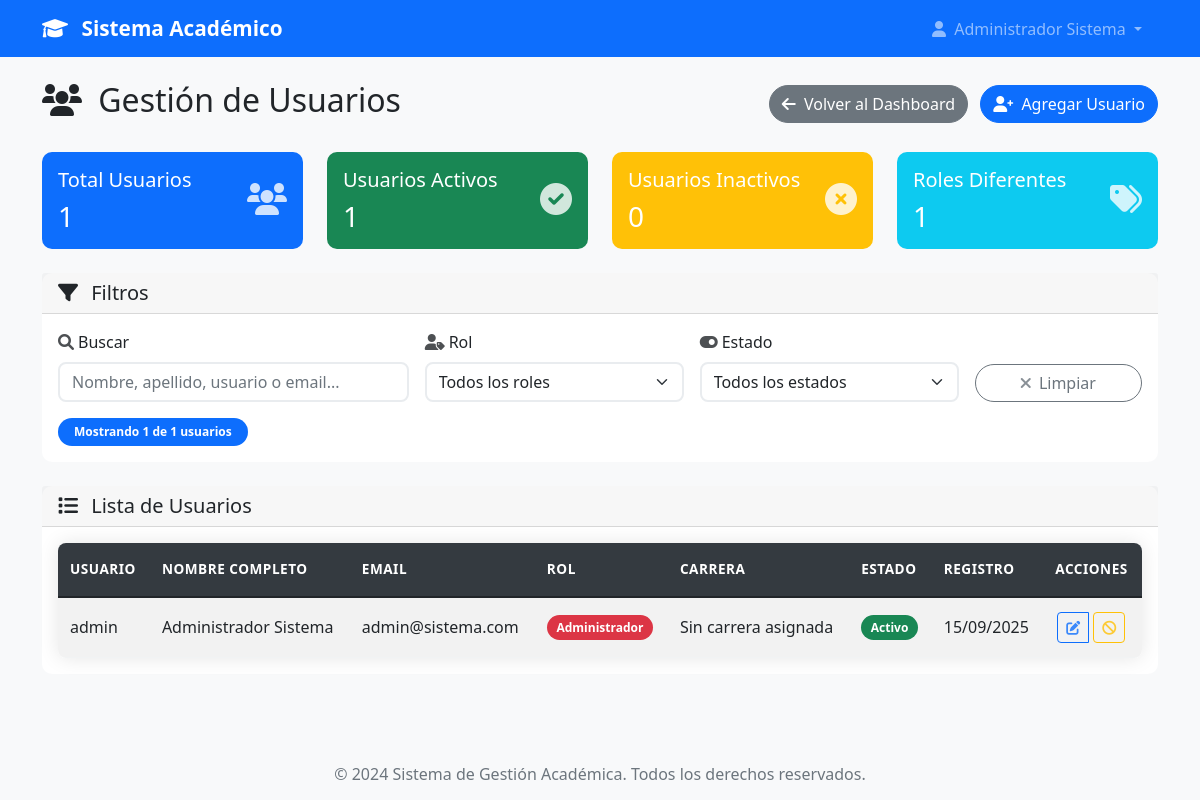
The app's page /admin/usuarios (signed in), older data.
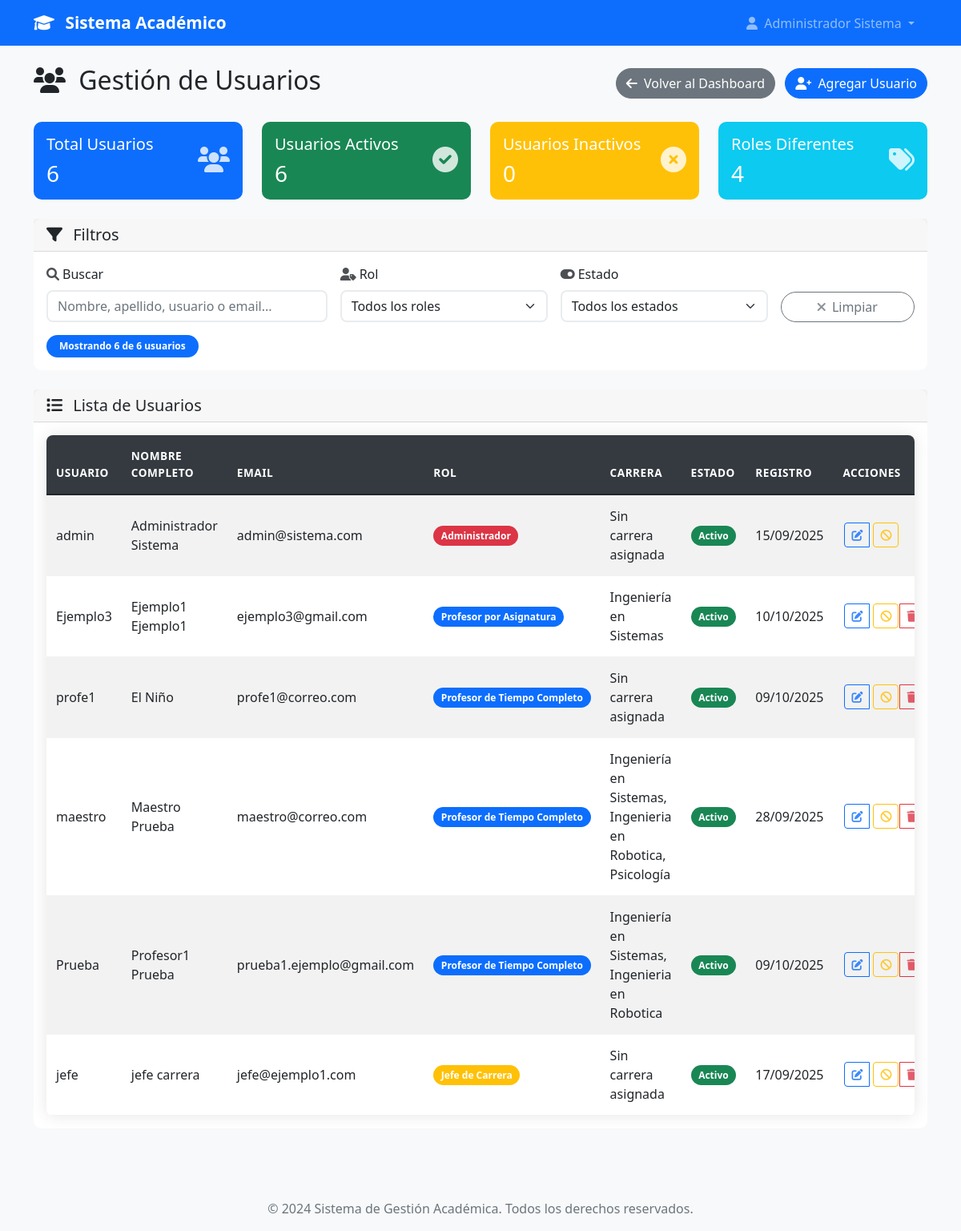
The same page, newer data.
### models.py (models this page shows, shortened)
class User(UserMixin, db.Model):
    id = db.Column(db.Integer, primary_key=True)
    username = db.Column(db.String(80), unique=True, nullable=False)
    email = db.Column(db.String(120), unique=True, nullable=False)
    password_hash = db.Column(db.String(120), nullable=False)
    nombre = db.Column(db.String(100), nullable=False)
    apellido = db.Column(db.String(100), nullable=False)
    telefono = db.Column(db.String(20))
    imagen_perfil = db.Column(db.String(200))  # Ruta de la imagen de perfil
    rol = db.Column(db.String(20), nullable=False)
    tipo_profesor = db.Column(db.String(20))
    carreras = db.relationship('Carrera', secondary=user_carreras, backref=db.backref('usuarios', lazy=True))
    materias = db.relationship('Materia', secondary='profesor_materias', backref=db.backref('profesores', lazy=True))
    carrera_id = db.Column(db.Integer, db.ForeignKey('carrera.id'))
    carrera = db.relationship('Carrera', foreign_keys=[carrera_id], backref=db.backref('jefe_carrera', uselist=False))
    fecha_registro = db.Column(db.DateTime, default=datetime.utcnow)
    activo = db.Column(db.Boolean, default=True)
    def get_nombre_completo(self):
        return f"{self.nombre} {self.apellido}"
    def is_admin(self):
        return self.rol == 'admin'
    def get_rol_display(self):
        roles = {
            'admin': 'Administrador',
            'jefe_carrera': 'Jefe de Carrera',
            'profesor_completo': 'Profesor de Tiempo Completo',
            'profesor_asignatura': 'Profesor por Asignatura'
        }
        return roles.get(self.rol, self.rol)
    def get_carrera_nombre(self):
        if not self.carreras:
            return 'Sin carrera asignada'
        if len(self.carreras) == 1:
            return self.carreras[0].nombre
        else:
            return ', '.join([c.nombre for c in self.carreras])

class Carrera(db.Model):
    id = db.Column(db.Integer, primary_key=True)
    nombre = db.Column(db.String(150), nullable=False, unique=True)
    codigo = db.Column(db.String(10), nullable=False, unique=True)  # Ej: "ING-SIS", "MED", etc.
    descripcion = db.Column(db.Text)
    facultad = db.Column(db.String(100))
    activa = db.Column(db.Boolean, default=True)
    fecha_creacion = db.Column(db.DateTime, default=datetime.utcnow)
    creada_por = db.Column(db.Integer, db.ForeignKey('user.id'), nullable=False)
    creador = db.relationship('User', foreign_keys=[creada_por], backref=db.backref('carreras_creadas', lazy=True))

### app.py (the view, shortened to what this page needs)
@app.route('/admin/usuarios')
@login_required
def gestionar_usuarios():
    if not current_user.is_admin():
        flash('No tienes permisos para acceder a esta página.', 'error')
        return redirect(url_for('dashboard'))
    rol_filter = request.args.get('rol', '')
    activo_filter = request.args.get('activo', '')
    busqueda = request.args.get('busqueda', '')
    query = User.query
    if rol_filter:
        if rol_filter == 'profesor':
            query = query.filter(User.rol.in_(['profesor_completo', 'profesor_asignatura']))
        else:
            query = query.filter_by(rol=rol_filter)
    if activo_filter:
        if activo_filter == 'activos':
            query = query.filter_by(activo=True)
        elif activo_filter == 'inactivos':
            query = query.filter_by(activo=False)
    usuarios = query.order_by(User.nombre, User.apellido).all()
    total_usuarios = len(usuarios)
    usuarios_activos = sum(1 for u in usuarios if u.activo)
    usuarios_inactivos = total_usuarios - usuarios_activos
    roles_count = {}
    for usuario in usuarios:
        rol_display = usuario.get_rol_display()
        roles_count[rol_display] = roles_count.get(rol_display, 0) + 1
    return render_template('admin/usuarios.html',
                         usuarios=usuarios,
                         total_usuarios=total_usuarios,
                         usuarios_activos=usuarios_activos,
                         usuarios_inactivos=usuarios_inactivos,
                         roles_count=roles_count,
                         filtros_activos={
                             'rol': rol_filter,
                             'activo': activo_filter,
                             'busqueda': busqueda
                         })

### app.py (called while the page is built)
@login_manager.user_loader
def load_user(user_id):
    return User.query.get(int(user_id))

@app.context_processor
def inject_user_counts():
    if current_user.is_authenticated and current_user.is_admin():
        return dict(
            total_users=User.query.count(),
            total_admins=User.query.filter_by(rol='admin').count(),
            total_jefes=User.query.filter_by(rol='jefe_carrera').count(),
            total_profesores=User.query.filter(User.rol.in_(['profesor_completo', 'profesor_asignatura'])).count()
        )
    return dict()

### templates/admin/usuarios.html (shortened to what the changed rows need)
{% extends "base.html" %}
{% block content %}
<div class="row">
    <div class="col-12">
        <div class="d-flex justify-content-between align-items-center mb-4">
            <h2>
                <i class="fas fa-users me-2"></i>
                Gestión de Usuarios
            </h2>
        </div>
    </div>
</div>
<div class="row mb-4">
    <div class="col-md-3">
        <div class="card bg-primary text-white">
            <div class="card-body">
                <div class="d-flex align-items-center">
                    <div class="flex-grow-1">
                        <h5 class="card-title">Total Usuarios</h5>
                        <h3 class="mb-0">{{ total_usuarios }}</h3>
                    </div>
                </div>
            </div>
        </div>
    </div>
    <div class="col-md-3">
        <div class="card bg-success text-white">
            <div class="card-body">
                <div class="d-flex align-items-center">
                    <div class="flex-grow-1">
                        <h5 class="card-title">Usuarios Activos</h5>
                        <h3 class="mb-0">{{ usuarios_activos }}</h3>
                    </div>
                </div>
            </div>
        </div>
    </div>
    <div class="col-md-3">
        <div class="card bg-info text-white">
            <div class="card-body">
                <div class="d-flex align-items-center">
                    <div class="flex-grow-1">
                        <h5 class="card-title">Roles Diferentes</h5>
                        <h3 class="mb-0">{{ roles_count|length }}</h3>
                    </div>
                </div>
            </div>
        </div>
    </div>
</div>
<div class="row mb-4">
    <div class="col-12">
        <div class="card">
            <div class="card-body">
                <div class="mt-3">
                    <span id="contador-resultados" class="badge bg-primary">
                        Mostrando <span id="total-visible">{{ usuarios|length }}</span> de {{ usuarios|length }} usuarios
                    </span>
                </div>
            </div>
        </div>
    </div>
</div>
<div class="row">
    <div class="col-12">
        <div class="card">
            <div class="card-body">
                {% if usuarios %}
                    <div class="table-responsive">
                        <table class="table table-striped table-hover">
                            <thead class="table-dark">
                                <tr>
                                    <th>Usuario</th>
                                    <th>Nombre Completo</th>
                                    <th>Email</th>
                                    <th>Rol</th>
                                    <th>Carrera</th>
                                    <th>Estado</th>
                                    <th>Registro</th>
                                    <th>Acciones</th>
                                </tr>
                            </thead>
                            <tbody>
                                {% for usuario in usuarios %}
                                <tr class="fila-usuario"
                                    data-nombre="{{ usuario.get_nombre_completo()|lower }}"
                                    data-username="{{ usuario.username|lower }}"
                                    data-email="{{ usuario.email|lower }}"
                                    data-rol="{{ usuario.get_rol_display() }}"
                                    data-estado="{{ 'Activo' if usuario.activo else 'Inactivo' }}">
                                    <td>{{ usuario.username }}</td>
                                    <td>{{ usuario.get_nombre_completo() }}</td>
                                    <td>{{ usuario.email }}</td>
                                    <td>
                                        <span class="badge bg-{% if usuario.rol == 'admin' %}danger{% elif usuario.rol == 'jefe_carrera' %}warning{% else %}primary{% endif %}">
                                            {{ usuario.get_rol_display() }}
                                        </span>
                                    </td>
                                    <td>{{ usuario.get_carrera_nombre() }}</td>
                                    <td>
                                        {% if usuario.activo %}
                                            <span class="badge bg-success">Activo</span>
                                        {% else %}
                                            <span class="badge bg-danger">Inactivo</span>
                                        {% endif %}
                                    </td>
                                    <td>{{ usuario.fecha_registro.strftime('%d/%m/%Y') }}</td>
                                    <td>
                                        <div class="btn-group" role="group">
                                            <a href="{{ url_for('editar_usuario', id=usuario.id) }}" class="btn btn-sm btn-outline-primary" title="Editar">
                                                <i class="fas fa-edit"></i>
                                            </a>
                                            {% if usuario.activo %}
                                                <form method="POST" action="{{ url_for('desactivar_usuario', id=usuario.id) }}" style="display: inline;">
                                                    <button type="submit" class="btn btn-sm btn-outline-warning" title="Desactivar"
                                                            onclick="return confirm('¿Estás seguro de desactivar este usuario?')">
                                                        <i class="fas fa-ban"></i>
                                                    </button>
                                                </form>
                                            {% endif %}
                                            {% if usuario.id != current_user.id %}
                                                <a href="{{ url_for('eliminar_usuario', id=usuario.id) }}" class="btn btn-sm btn-outline-danger" title="Eliminar">
                                                    <i class="fas fa-trash"></i>
                                                </a>
                                            {% endif %}
                                        </div>
                                    </td>
                                </tr>
                                {% endfor %}
                            </tbody>
                        </table>
                    </div>
                {% endif %}
            </div>
        </div>
    </div>
</div>
{% endblock %}

### templates/base.html (shortened to what this page needs)
<!DOCTYPE html>
<html lang="es">
<head>
    <link href="https://cdn.jsdelivr.net/npm/bootstrap@5.1.3/dist/css/bootstrap.min.css" rel="stylesheet">
    <link rel="stylesheet" href="https://cdnjs.cloudflare.com/ajax/libs/font-awesome/6.0.0/css/all.min.css">
    <link rel="stylesheet" href="{{ url_for('static', filename='css/style.css') }}">
</head>
<body>
    <nav class="navbar navbar-expand-lg navbar-dark bg-primary">
        <div class="container">
            <a class="navbar-brand" href="{{ url_for('index') }}">
                <i class="fas fa-graduation-cap me-2"></i>
                Sistema Académico
            </a>
            <div class="collapse navbar-collapse" id="navbarNav">
                <ul class="navbar-nav ms-auto">
                    {% if current_user.is_authenticated %}
                        <li class="nav-item dropdown">
                            <a class="nav-link dropdown-toggle" href="#" id="navbarDropdown" role="button" data-bs-toggle="dropdown">
                                <i class="fas fa-user me-1"></i>
                                {{ current_user.get_nombre_completo() }}
                            </a>
                        </li>
                    {% endif %}
                </ul>
            </div>
        </div>
    </nav>
    <main class="py-4">
        <div class="container">
            {% block content %}{% endblock %}
        </div>
    </main>
    <footer class="bg-light text-center py-3 mt-5">
        <div class="container">
            <p class="text-muted mb-0">&copy; 2024 Sistema de Gestión Académica. Todos los derechos reservados.</p>
        </div>
    </footer>
</body>
</html>

Row changes from the older to the newer data that the page shows:
added User: username "Ejemplo3", get_nombre_completo "Ejemplo1 Ejemplo1", email "ejemplo3@gmail.com", rol "Profesor por Asignatura", get_carrera_nombre "Ingeniería en Sistemas", activo "Activo", fecha_registro "10/10/2025"
added User: username "profe1", get_nombre_completo "El Niño", email "profe1@correo.com", rol "Profesor de Tiempo Completo", get_carrera_nombre "Sin carrera asignada", activo "Activo", fecha_registro "09/10/2025"
added User: username "maestro", get_nombre_completo "Maestro Prueba", email "maestro@correo.com", rol "Profesor de Tiempo Completo", get_carrera_nombre "Ingeniería en Sistemas, Ingenieria en Robotica, Psicología", activo "Activo", fecha_registro "28/09/2025"
added User: username "Prueba", get_nombre_completo "Profesor1 Prueba", email "prueba1.ejemplo@gmail.com", rol "Profesor de Tiempo Completo", get_carrera_nombre "Ingeniería en Sistemas, Ingenieria en Robotica", activo "Activo", fecha_registro "09/10/2025"
added User: username "jefe", get_nombre_completo "jefe carrera", email "jefe@ejemplo1.com", rol "Jefe de Carrera", get_carrera_nombre "Sin carrera asignada", activo "Activo", fecha_registro "17/09/2025"
Text that changed along with them:
{{ total_usuarios }}: "1" → "6"
{{ usuarios_activos }}: "1" → "6"
{{ roles_count|length }}: "1" → "4"
{{ usuarios|length }}: "1" → "6"
